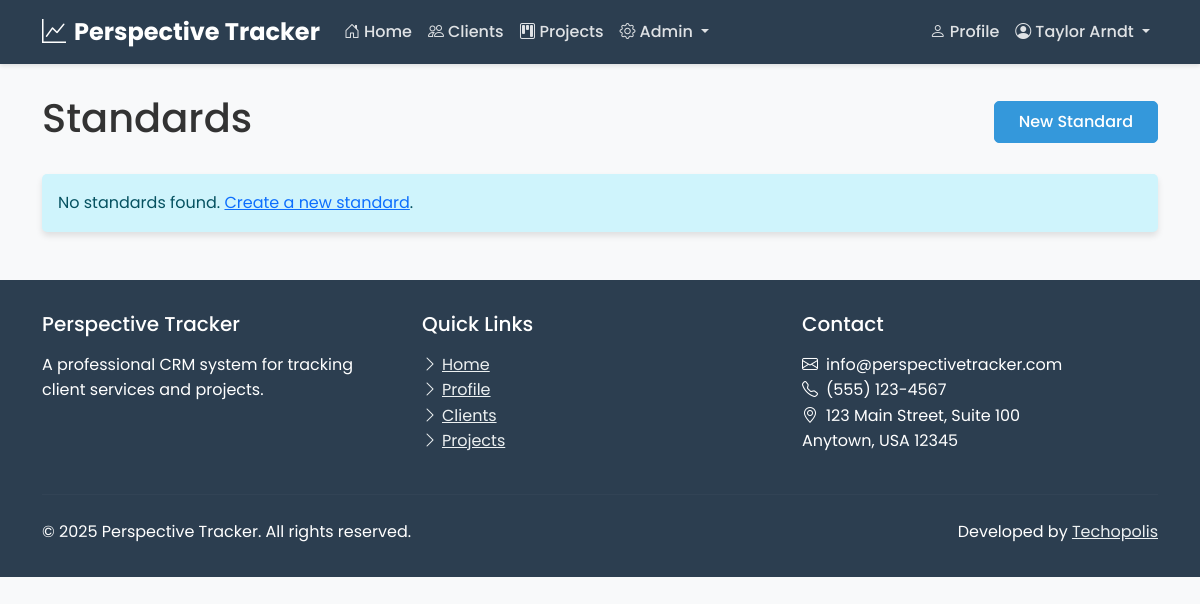
Before: /projects/standards/ (signed in) with the older database file.
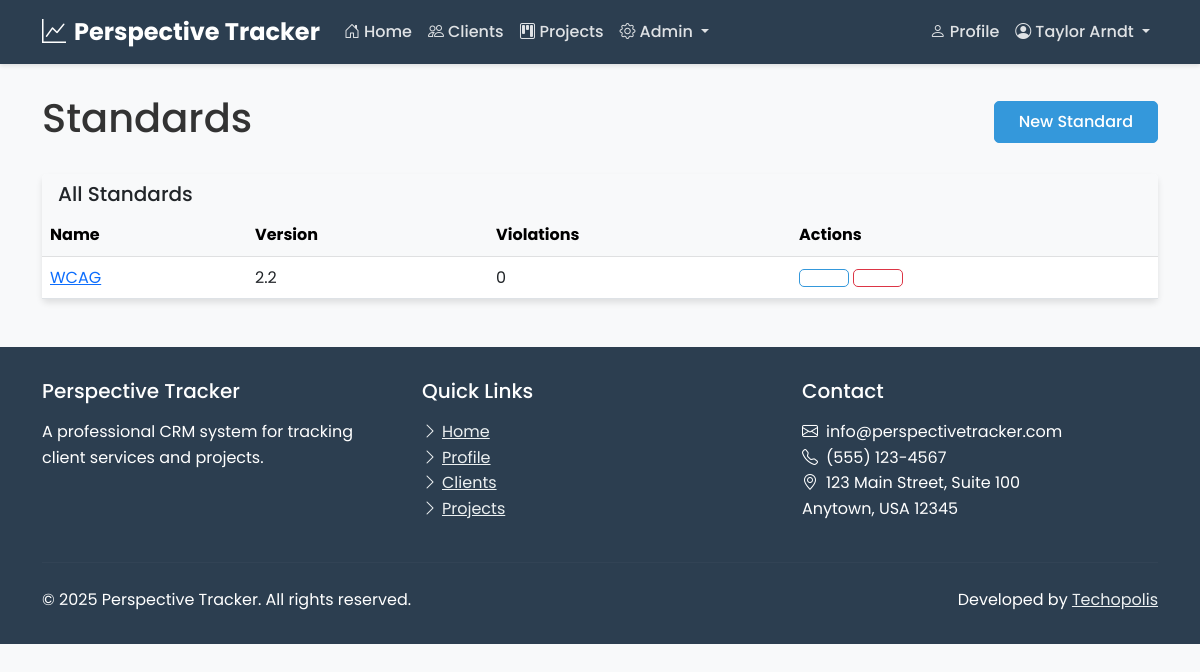
After: the same page with the newer database file.
### projects/models.py (models this page shows, shortened)
class Standard(models.Model):
    name = models.CharField(max_length=100)
    description = models.TextField(blank=True)
    version = models.CharField(max_length=50, blank=True)
    url = models.URLField(blank=True, help_text="Link to the standard documentation")
    created_at = models.DateTimeField(auto_now_add=True)
    updated_at = models.DateTimeField(auto_now=True)
    created_by = models.ForeignKey(CustomUser, on_delete=models.SET_NULL, null=True, related_name='created_standards')
    class Meta:
        ordering = ['name', 'version']
        unique_together = ['name', 'version']

### users/views.py (the view)
    def wrapper(request, *args, **kwargs):
        if has_role(request.user, Role.ADMIN):
            return view_func(request, *args, **kwargs)
        return HttpResponseForbidden("You don't have permission to access this page.")

### projects/views.py (called while the page is built)
@login_required
@admin_required
def standard_list(request):
    standards = Standard.objects.all()
    context = {
        'standards': standards,
    }
    return render(request, 'projects/standard_list.html', context)

### users/views.py (called while the page is built)
def has_role(user, role_name):
    if user.is_superuser and role_name == Role.ADMIN:
        return True
    return user.is_authenticated and user.role and user.role.name == role_name

def admin_required(view_func):
    def wrapper(request, *args, **kwargs):
        if has_role(request.user, Role.ADMIN):
            return view_func(request, *args, **kwargs)
        return HttpResponseForbidden("You don't have permission to access this page.")
    return wrapper

### projects/templates/projects/standard_list.html (shortened to what this page needs)
{% extends "users/base.html" %}
{% load static %}
{% block content %}
<div class="container mt-4">
    <div class="d-flex justify-content-between align-items-center mb-4">
        <h1>Standards</h1>
        <a href="{% url 'projects:standard_create' %}" class="btn btn-primary">
             New Standard
        </a>
    </div>
    {% if standards %}
    <div class="card">
        <div class="card-header bg-light">
            <h2 class="h5 mb-0">All Standards</h2>
        </div>
        <div class="card-body p-0">
            <div class="table-responsive">
                <table class="table table-hover mb-0">
                    <thead class="table-light">
                        <tr>
                            <th>Name</th>
                            <th>Version</th>
                            <th>Violations</th>
                            <th>Actions</th>
                        </tr>
                    </thead>
                    <tbody>
                        {% for standard in standards %}
                        <tr>
                            <td>
                                <a href="{% url 'projects:standard_detail' standard.id %}">{{ standard.name }}</a>
                            </td>
                            <td>{{ standard.version }}</td>
                            <td>{{ standard.violations.count }}</td>
                            <td>
                                <a href="{% url 'projects:standard_update' standard.id %}" class="btn btn-sm btn-outline-primary">
                                </a>
                                <a href="{% url 'projects:standard_delete' standard.id %}" class="btn btn-sm btn-outline-danger">
                                </a>
                            </td>
                        </tr>
                        {% endfor %}
                    </tbody>
                </table>
            </div>
        </div>
    </div>
    {% else %}
    <div class="alert alert-info">
        No standards found. <a href="{% url 'projects:standard_create' %}">Create a new standard</a>.
    </div>
    {% endif %}
</div>
{% endblock %}

Changed rows visible on the page:
added Standard: name "WCAG", version "2.2", violations.count "0"
Other visible differences:
text no longer shown: "No standards found. Create a new standard ."
text now shown: "All Standards Name Version Violations Actions"
